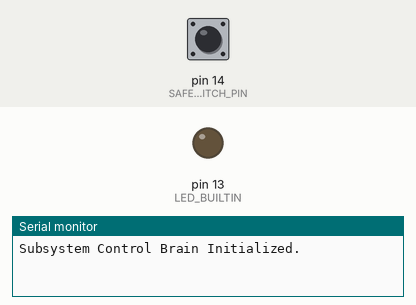
Recording of a sketch running on a simulated Arduino Uno, built with avr-gcc and run on an emulated ATmega328P. On the bench: output pins drawn as LEDs (lit = HIGH), the last lines printed to the serial monitor. The test bench sets the inputs (shaded band); at power-on: pin 14 (SAFETY_SWITCH_PIN) HIGH.

Above: at 1.2 s.
1.3 s: pin 14 (SAFETY_SWITCH_PIN) pulled LOW for 3.2 s
At 1.7 s:
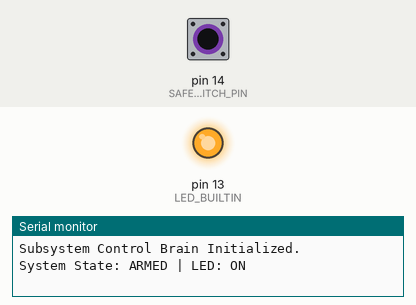
Timing chart, 0 to 6.0 s (numbered marks = the images above; inputs shaded):
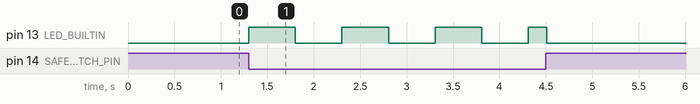

The sketch:

subsystem_control.ino
```cpp
/**
 * SUBSYSTEM CONTROLS - STARTER SKETCH
 * Target Board: Raspberry Pi Pico 2 W (or Pico 2 / Pico W)
 * IDE Compatibility: Arduino IDE (with Arduino Mbed OS RP2040/RP2350 Boards core or Earle Philhower's Pico core)
 *
 * Core Feature:
 * - Continuously monitors a safety toggle switch on GP14 (Active-Low).
 * - When Armed (switch closed / GP14 connected to GND): Blinks the built-in status LED at 500ms intervals.
 * - When Disarmed (switch open / GP14 pulled HIGH internally): Turns off the built-in status LED.
 */

// Pin Definitions
const int SAFETY_SWITCH_PIN = 14; // GPIO Pin for the safety toggle switch
// Note: LED_BUILTIN is pre-defined by the Arduino Pico core.
// For the Pico W / Pico 2 W, this typically routes through the wireless module's GPIO.

// Timing & Blinking Configuration
const unsigned long BLINK_INTERVAL = 500; // Blink interval in milliseconds (500ms ON / 500ms OFF)
unsigned long lastBlinkTime = 0;          // Stores the last time the LED was toggled
bool ledState = LOW;                      // Current state of the status LED

void setup() {
  // Initialize Serial communication for debug logging
  Serial.begin(115200);

  // Initialize the built-in LED as an output
  pinMode(LED_BUILTIN, OUTPUT);
  digitalWrite(LED_BUILTIN, LOW);

  // Initialize the safety toggle switch with the internal pull-up resistor
  // Switch closed (Armed) = LOW (GND)
  // Switch open (Disarmed) = HIGH (Internal Pull-Up)
  pinMode(SAFETY_SWITCH_PIN, INPUT_PULLUP);

  Serial.println("Subsystem Control Brain Initialized.");
}

void loop() {
  // Read the state of the safety switch (LOW = closed/Armed, HIGH = open/Disarmed)
  bool isArmed = (digitalRead(SAFETY_SWITCH_PIN) == LOW);

  if (isArmed) {
    // System is ARMED: Blink status LED using non-blocking timing
    unsigned long currentMillis = millis();

    if (currentMillis - lastBlinkTime >= BLINK_INTERVAL) {
      lastBlinkTime = currentMillis;
      ledState = !ledState; // Toggle LED state
      digitalWrite(LED_BUILTIN, ledState);

      // Print debug telemetry
      Serial.print("System State: ARMED | LED: ");
      Serial.println(ledState ? "ON" : "OFF");
    }
  } else {
    // System is DISARMED: Ensure LED is OFF
    if (ledState != LOW) {
      digitalWrite(LED_BUILTIN, LOW);
      ledState = LOW;
      Serial.println("System State: DISARMED | LED: OFF");
    }
  }

  // Minor delay to prevent loop from running too fast (limits power consumption / polling overhead)
  delay(10);
}
```

Measured:
- after the input at 1.3 s, pin 13 (LED_BUILTIN): goes 3 × (HIGH 0.50 s, LOW 0.50 s), HIGH 0.20 s, then LOW, starting at once
